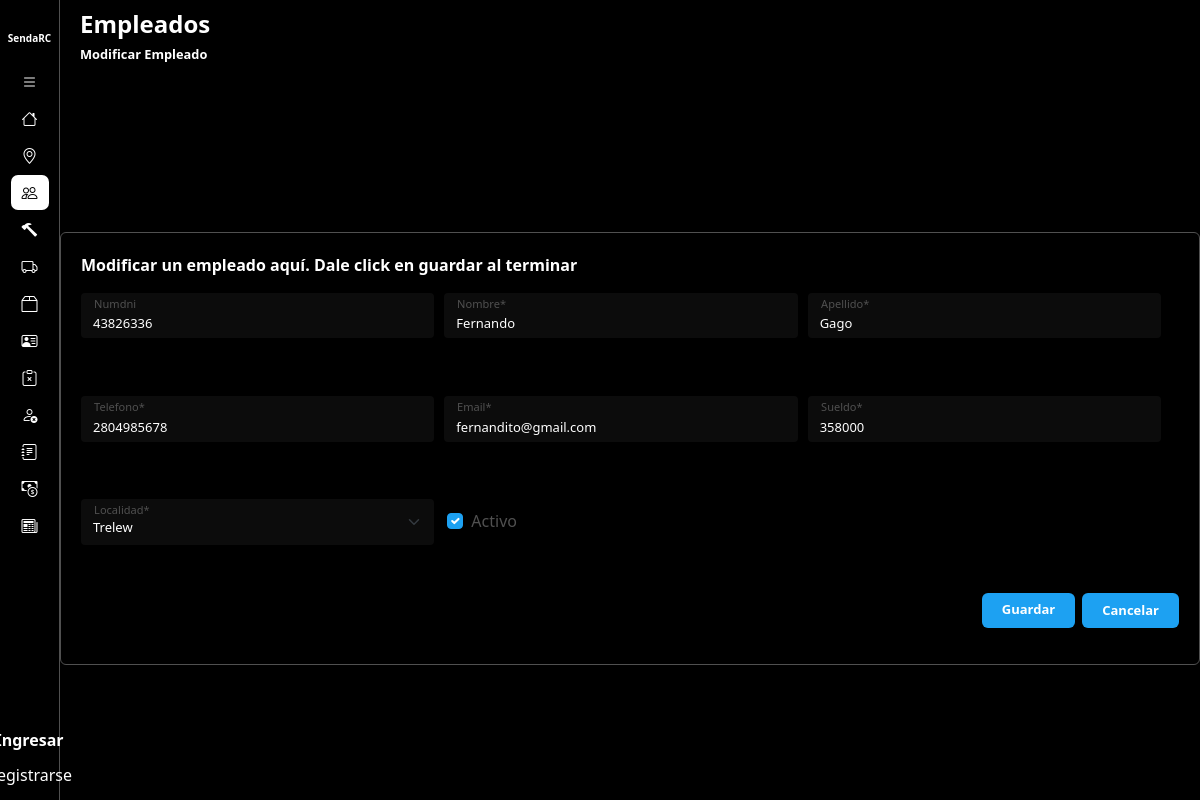
Before: /modificarEmpleado/3 with the older database file.
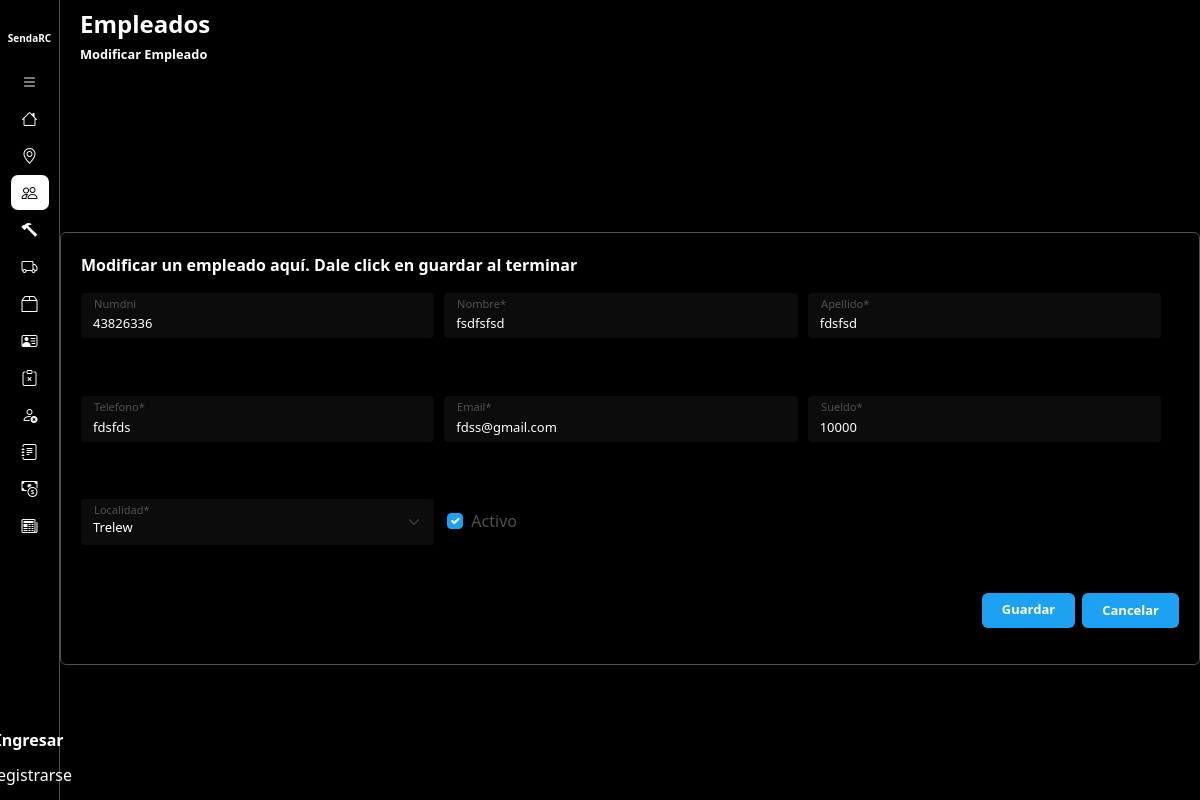
After: the same page with the newer database file.
### core/models.py (models this page shows, shortened)
class Empleado(models.Model):
    numDNI = models.CharField(unique=True,max_length=10)
    nombre = models.CharField(max_length=50)
    apellido = models.CharField(max_length=50)
    telefono = models.CharField(max_length=10)
    email = models.EmailField(max_length=254)
    sueldo = models.IntegerField()
    localidad = models.ForeignKey(Localidad, on_delete=models.DO_NOTHING)
    activo = models.BooleanField(default=True)
    sueldo_basico = 58000
    objects = EmpleadoManager()
    habilitados = EmpleadoManager(True)
    deshabilitados = EmpleadoManager(False)

class Localidad(models.Model):
    cp = models.CharField(unique=True, max_length=10)
    nombre = models.CharField(max_length=100)
    def __str__(self):
        return self.nombre

### core/views.py (the view, shortened to what this page needs)
# urls.py: path('modificarEmpleado/<int:pk>', updateEmpleado.as_view(), name = 'modificarEmpleado'),
class updateEmpleado(UpdateView):
    model = Empleado
    form_class = FormEmpleado
    template_name = 'empleado/modificarEmpleado.html'
    success_url = reverse_lazy('gestionEmpleado')
    def get_form_kwargs(self):
        kwargs = super(updateEmpleado, self).get_form_kwargs()
        kwargs['is_modificar'] = True
        return kwargs

### core/models.py (called while the page is built)
    def get_queryset(self):
        qs = super().get_queryset()
        return qs.filter(activo=self.habilitado) if self.habilitado is not None else qs

### core/templates/empleado/modificarEmpleado.html
{% extends 'layouts/baseForm.html' %}
{% load static %}
{% load crispy_forms_tags %}
{% block extracss %}{{block.super}}
    <link href="{% static 'css/cliente.css' %}" rel="stylesheet" />
{% endblock %}
{% block title %}
    <h1 class="titulo">Empleados</h1>
    <div class="container-info">
        <h2 class="operacion">Modificar Empleado</h2>
    </div>
{% endblock %}
{% block formulario %}
    <div class="container container-form">
        {% crispy form %}
    </div>
{% endblock %}

Changed rows visible on the page:
changed Empleado "Trelew": nombre "Fernando" → "fsdfsfsd"; apellido "Gago" → "fdsfsd"; telefono "2804985678" → "fdsfds"; email "fernandito@gmail.com" → "fdss@gmail.com"; sueldo "358000" → "10000"
